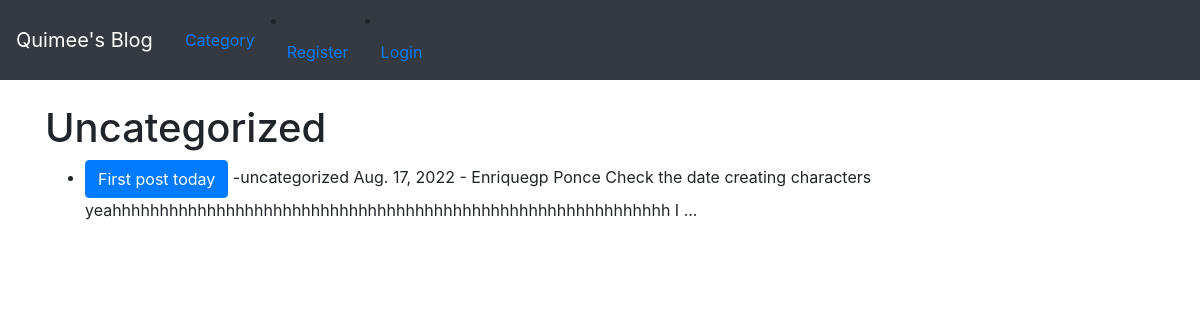
The page /category/uncategorized/ on the database its author committed.
### theblog/models.py (models this page shows, shortened)
class Post(models.Model):
    title = models.CharField(max_length=255)
    title_tag = models.CharField(max_length=255)
    author = models.ForeignKey(User, on_delete=models.CASCADE)
    body = RichTextField(blank=True, null=True)
    post_date = models.DateField(auto_now_add=True)
    category = models.CharField(max_length=255, default='uncategorized')
    likes = models.ManyToManyField(User, related_name='blog_posts')
    snippet = models.CharField(
        max_length=255, default='Click link to read post')
    header_image = models.ImageField(
        null=True, blank=True, upload_to="images/")

### theblog/views.py (the view)
# urls.py: path('category/<str:cats>/', CategoryView, name='category'),
def CategoryView(request, cats):
    category_posts = Post.objects.filter(category=cats.replace('-', ' '))
    return render(request, 'categories.html', {'cats': cats.title().replace('-', ' '), 'category_posts': category_posts})

### theblog/templates/categories.html (shortened to what this page needs)
{% extends 'base.html' %}
{% block content %}
{% if category_posts %}
<h1> {{ cats }}</h1>
<ul>
    {% for post in category_posts %}
    <li><a href="{% url 'details' post.pk %}" class="btn btn-primary"> {{ post.title }} </a> -{{ post.category }}
        {{post.post_date }} -
        {{ post.author.username }}
        {{ post.author.last_name }}
        {{ post.body|slice:":100"|safe }} ...
    </li>
    {% endfor %}
</ul>
{% else %}
<h2>Sorry, this page doesn't exist...</h2>
{% endif %}
{% endblock %}

### rows shown on the page
Post: category "Uncategorized", title "First post today", category "uncategorized", post_date "Aug. 17, 2022", author.username "Enriquegp", author.last_name "Ponce", body "Check the date creating characters yeahhhhhhhhhhhhhhhhhhhhhhhhhhhhhhhhhhhhhhhhhhhhhhhhhhhhhhhhhhh I"
